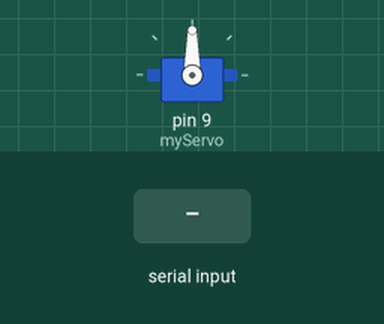
The sketch below on a simulated Arduino Uno, built with avr-gcc and run on an emulated ATmega328P. Parts: servo. Inputs (shaded band) come from the test bench.

Above: at 1.2 s.
1.3 s: "30,150\n" received over Serial
At 2.1 s:
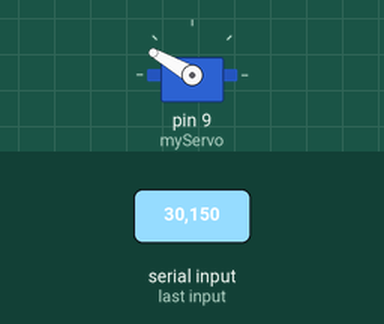
At 3.0 s:
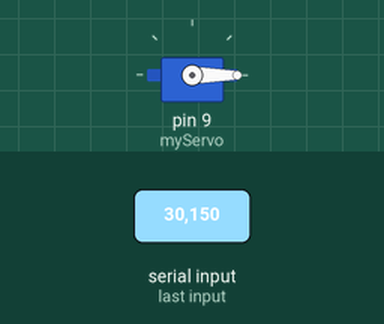
3.8 s: "90,45\n" received over Serial
At 4.1 s:
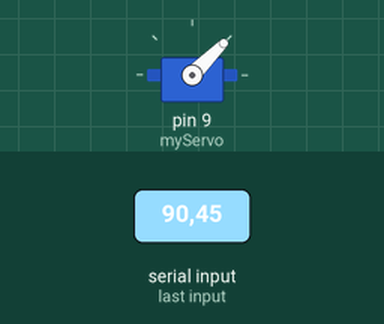
Timing chart, 0 to 6.8 s (numbered marks = the images above; inputs shaded):
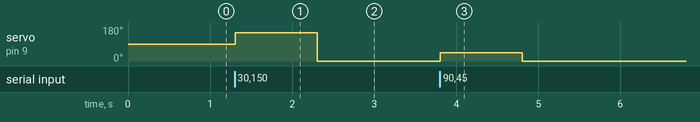

Measured:
- after the input at 1.3 s, servo on pin 9 (myServo): 90° → 150° at once, → 0° 1.0 s later
- after the input at 3.8 s, servo on pin 9 (myServo): 0° → 45° at once, → 0° 1.0 s later

The sketch:

servoController.ino
```cpp
#include <Servo.h>

Servo myServo;
int angle = 90;

void setup() {
  Serial.begin(9600);
  myServo.attach(9);  // Servo on pin 9
  myServo.write(angle);
}

void loop() {
  if (Serial.available() > 0) {
    int newAngle = Serial.parseInt();
    if (newAngle >= 0 && newAngle <= 180) {
      myServo.write(newAngle);
    }
  }
}
```
